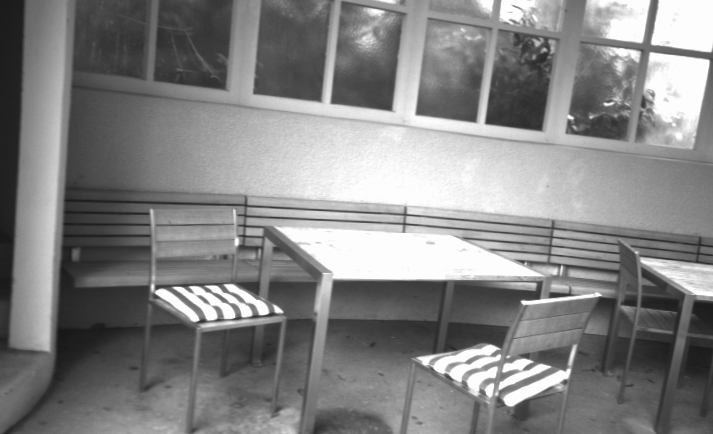
%> input picture images/terrace/im0.png, 713 x 434 px; its folder holds 2 pictures in this run
$ octave optimization.m   (GNU Octave 9; MATLAB toolbox functions it lacks are replaced by stand-ins)
%> lines starting %> are read from the running program, lines starting %| are printed output that depends on the picture
### rgb_to_gray.m
function gray_image = rgb_to_gray(input_image)
% Diese Funktion soll ein RGB-Bild in ein Graustufenbild umwandeln. Falls
% das Bild bereits in Graustufen vorliegt, soll es direkt zurueckgegeben werden.
[~,~,nChannels]=size(input_image);
%> nChannels = 3
if nChannels>1
    R=input_image(:,:,1);
    G=input_image(:,:,2);
    B=input_image(:,:,3);
    gray=0.299*double(R)+0.587*double(G)+0.114*double(B);
    gray_image=uint8(gray);
else
    gray_image=input_image;
end

end

### harris_detektor.m
function merkmale = harris_detektor(input_image, varargin)
% In dieser Funktion soll der Harris-Detektor implementiert werden, der
% Merkmalspunkte aus dem Bild extrahiert

%% Input parser
p=inputParser;
% default parameters
defaultSegmentLength=15;
defaultK=0.05;
defaultTau=10^6;
defaultDoPlot=false;
defaultMinDist=20;
defaultN=5;
% define validation functions
checkSegmentLength=@(x) isnumeric(x) && isscalar(x) && (x>1) && (mod(x,2)~=0);
checkK=@(x) isnumeric(x) && (x>=0) && (x<=1);
checkTau=@(x) isnumeric(x) && (x>0);
checkDoPlot=@(x) islogical(x);
checkMinDist=@(x) isnumeric(x) && (x>=1);
checkN=@(x) isnumeric(x) && (x>=1);
% add inputs
addRequired(p,'input_image');
addParameter(p,'segment_length',defaultSegmentLength,checkSegmentLength);
addParameter(p,'k',defaultK,checkK);
addParameter(p,'tau',defaultTau,checkTau);
addParameter(p,'do_plot',defaultDoPlot,checkDoPlot);
addParameter(p,'min_dist',defaultMinDist,checkMinDist);
addParameter(p,'tile_size',[200 200],@isnumeric);
addParameter(p,'N',defaultN,checkN);
% parse inputs
parse(p,input_image,varargin{:});

min_dist=p.Results.min_dist;
tile_size=p.Results.tile_size;
N=p.Results.N;
segment_length=p.Results.segment_length;
tau=p.Results.tau;
k=p.Results.k;
do_plot=p.Results.do_plot;

if numel(tile_size)==1
    tile_size=[tile_size,tile_size];
end


%% Vorbereitung zur Feature Detektion
% Pruefe ob es sich um ein Grauwertbild handelt
[~,~,nChannels]=size(input_image);
if nChannels~=1
    error('Image format has to be NxMx1');
end
input_image=double(input_image);
% Approximation des Bildgradienten
[Ix,Iy]=sobel_xy(input_image);
% Gewichtung
% we use a gaussian weighted vector with standar deviation proportional to segment_length (segment_length/10: small sigma in order to emphasize the central pixel)
w=fspecial('gaussian',[segment_length,1],segment_length/10);
% Harris Matrix G
% G11 (without for-loops)
G11=conv2(w,w,Ix.^2,'same');
% G12
G12=conv2(w,w,Ix.*Iy,'same');
% G22
G22=conv2(w,w,Iy.^2,'same');

%% Merkmalsextraktion ueber die Harrismessung
% Harrismessung
H=(G11.*G22-G12.^2)-k*((G11+G22).^2);
% Behandlung von Merkmalen am Rand des Bildes
rand=zeros(size(H));
c=ceil(segment_length/2);
rand((c+1):(size(H,1)-c),(c+1):(size(H,2)-c))=1;
% Berchnung von corners
corners=H.*rand;
corners(corners<=tau)=0;
corners=double(corners);
[r,c]=find(corners);
% kombinieren von den Vektoren r und c um merkmale zu extrahieren
merkmal=[c r]';

% [6 lines of commented-out code are left out]

%% Merkmalsvorbereitung
horz_nullrand=horzcat(zeros(size(corners,1),min_dist),corners,zeros(size(corners,1),min_dist));
vert_nullrand=vertcat(zeros(min_dist,2*min_dist+size(corners,2)),horz_nullrand,zeros(min_dist,2*min_dist+size(corners,2)));
corners=vert_nullrand;
[sorted_values,sorted_index]=sort(corners(:),'descend');
sorted_index(sorted_values==0)=[];

%% Akkumulatorfeld
% create AKKA matrix and initialize it with zeros
% the dimensions of the AKKA field are dependent of the the dimesions of the variable tile_size
% number of rows: height of input image divided by tile_size height
nHeight=ceil(size(input_image,1)/tile_size(1));
% number of columns: width of input image divided by tile_size width
nWidth=ceil(size(input_image,2)/tile_size(2));
AKKA=zeros(nHeight,nWidth);
% create merkmale matrix and initialize it with zeros
% its dimensions are dependent of the maximal number of features N per tile (defined by the user) and the number of non-zero features in sorted index
nFeatures=numel(sorted_index);
% number of rows:2
% number of columns: minimum between number of non zero features nFeatures and the maximal number of features in the AKKA matrix: number of array elements in AKKA multiplied by N
merkmaleD=zeros(2,min(nFeatures,numel(AKKA)*N));

%% Merkmalsbestimmung mit Mindestabstand und Maximalzahl pro Kachel
% [16 lines of commented-out code are left out]
counter=1;
tic;
for p=1:numel(sorted_index)
    % extract index of the current point
    idx=sorted_index(p);
    % only process current point if its value in the corners matrix is non-zero else proceed to the next one in sorted_index
    if corners(idx)==0
        continue;
    else
        % convert linear index into subscripts i.e. xy-coordinates in the corners matrix
        [r,c]=ind2sub(size(corners),idx);
        % determine the tile containing the current feature point and increment its value in the AKKA field
        x=floor((r-min_dist-1)/tile_size(1))+1;
        y=floor((c-min_dist-1)/tile_size(2))+1;
        % only increment if corresponding AKKA field's value is less than maximum number of features per tile N
        if AKKA(x,y)<N
            AKKA(x,y)=AKKA(x,y)+1;
            % store the feature in the merkmale matrix
            merkmale(:,counter)=[c-min_dist;r-min_dist];
            % plot it in the corners matrix
            %plot(c-min_dist,r-min_dist,'bo','LineWidth',2);
            % only increment counter if feature point is to be stored in the merkmale matrix
            counter=counter+1;
        elseif AKKA(x,y)==N % N has reached maximum allowed value per tile
            % set all others features in this tile to zero
            corners((x-1)*tile_size(1)+min_dist+1:x*tile_size(1)+min_dist,(y-1)*tile_size+min_dist+1:y*tile_size(2)+min_dist)=0;
        end
        % to avoid processing that further feature points whose distances to the current point are less than min_dist
        % set their values in the corners matrix to zero by multipling the surrounding region with the cake matrix of the same dimensions
        corners(r-min_dist:r+min_dist,c-min_dist:c+min_dist)=corners(r-min_dist:r+min_dist,c-min_dist:c+min_dist).*cake(min_dist);
    end
end

%hold off;
merkmale=merkmale(:,1:counter-1);
t=toc;
%disp([num2str(N),' strongest feature points per tile identified in: ',num2str(t),' seconds']);

% display AKKA field and compare number of feature points per tile visually with the help of the gridded corners matrix
% AKKA

%% Plot
if do_plot
    image(input_image);
    hold on;
    plot(merkmale(1,:),merkmale(2,:),'o');
end

end

### sobel_xy.m
function [Fx, Fy] = sobel_xy(input_image)
% In dieser Funktion soll das Sobel-Filter implementiert werden, welches
% ein Graustufenbild einliest und den Bildgradienten in x- sowie in
% y-Richtung zurueckgibt.

abFilter=[1 0 -1];
intFilter=[1 2 1];
Fx=conv2(intFilter,abFilter,input_image,'same');
Fy=conv2(abFilter,intFilter,input_image,'same');

end

### punkt_korrespondenzen.m
function Korrespondenzen = punkt_korrespondenzen(I1,I2,Mpt1,Mpt2,varargin)
% In dieser Funktion sollen die extrahierten Merkmalspunkte aus einer
% Stereo-Aufnahme mittels NCC verglichen werden um Korrespondenzpunktpaare
% zu ermitteln.

%% Input parser
% create an input parser
p=inputParser;
% declare default values
defaultWindowLength=25;
defaultMinCorr=0.95;
defaultDoPlot=false;
% define verification functions
checkWindowLength=@(x) isnumeric(x) && (mod(x,2)~=0) && (x>1);
checkMinCorr=@(x) isnumeric(x) && (x>0) && (x<1);
checkDoPlot=@(x) islogical(x);
% add variable to the input parser
addRequired(p,'I1');
addRequired(p,'I2');
addRequired(p,'Mpt1');
addRequired(p,'Mpt2');
addParameter(p,'window_length',defaultWindowLength,checkWindowLength);
addParameter(p,'min_corr',defaultMinCorr,checkMinCorr);
addParameter(p,'do_plot',defaultDoPlot,checkDoPlot);
% parse inputs
parse(p,I1,I2,Mpt1,Mpt2,varargin{:});

window_length=p.Results.window_length;
min_corr=p.Results.min_corr;
do_plot=p.Results.do_plot;

%% Merkmalsvorbereitung
figure(1);
imshow(I1);
hold on;
for p=1:size(Mpt1,2)
    plot(Mpt1(1,p),Mpt1(2,p),'bo'); % features in Mpt1 before removal of border features
end
figure(2);
imshow(I2);
hold on;
for p=1:size(Mpt2,2)
    plot(Mpt2(1,p),Mpt2(2,p),'bo'); % features in Mpt2 before removal of border features
end

% length and width of image 1
l1=size(I1,1);
w1=size(I1,2);
% length and width of image 2
l2=size(I2,1);
w2=size(I2,2);
pts1=[];
pts2=[];
% border
border=window_length/2;
% Mpt1
for p=1:size(Mpt1,2) % number of features in Mpt1: 1 column=1 feature
    % extract coordinates of current point
    x=Mpt1(1,p);
    y=Mpt1(2,p);
    if (x>=ceil(border)) & (x<=w1-floor(border)) & (y>=ceil(border)) & (y<=l1-floor(border))
        % if condition is fulfilled: point lies in the image center add it to pts1
        pts1=horzcat(pts1,[x;y]);
    else
        continue;
    end
end

% Mpt2
for p=1:size(Mpt2,2) % number of features in Mpt2: 1 column=1 feature
    % extract coordinates of current point
    x=Mpt2(1,p);
    y=Mpt2(2,p);
    if (x>=ceil(border)) & (x<=w2-floor(border)) & (y>=ceil(border)) & (y<=l2-floor(border))
        % if condition is fulfilled: point lies in the image center add it to pts2
        pts2=horzcat(pts2,[x;y]);
    else
        continue;
    end
end

Mpt1=pts1;
Mpt2=pts2;
% number of points in pts1 and pts2
no_pts1=size(Mpt1,2);
no_pts2=size(Mpt2,2);

%% optional: for visualization purposes: after features processing
% [10 lines of commented-out code are left out]

%% Normierung
% check dimensions of Mpt1 and Mpt2
size(Mpt1);
size(Mpt2);
% initialize Mat_feat_1 and Mat_feat_2 with zeros
% dimensions: rows number equals number of elements in the normalized window
% columns number equals number of features in Mpt1/2 as shown in the example of the assignment
Mat_feat_1=zeros(window_length^2,size(Mpt1,2));
Mat_feat_2=zeros(window_length^2,size(Mpt2,2)); % dimensions correct:approved by test bench
translation=-floor(window_length/2):floor(window_length/2);

for i=1:size(Mpt1,2)
    % determine window coordinates around each feature point
    % add indexes of the window elements. for window_length=3 we have vector -1:1, for 5: -2:2, etc.
    x=Mpt1(1,i)+translation;
    y=Mpt1(2,i)+translation;
    % take image values for these coordinates as window
    window=double(I1(y,x));
    % normalize the values with respect to the above formula: substract mean and divide by standard deviation
    % first, compute mean and standard deviation of the elements in the window
    mu=mean(window(:));
    sigma=std(window(:));
    % convert the matrix window in a column vetor and add it to mat_feat_1
    Mat_feat_1(:,i)=(window(:)-mu)/sigma;
end

for j=1:size(Mpt2,2)
    % determine window coordinates around each feature point
    % add indexes of the window elements. for window_length=3 we have vector -1:1, for 5: -2:2, etc.
    x=Mpt2(1,j)+translation;
    y=Mpt2(2,j)+translation;
    % take image values for these coordinates as window
    window=double(I2(y,x));
    % normalize the values with respect to the above formula: substract mean and divide by standard deviation
    % first, compute mean and standard deviation of the elements in the window
    mu=mean(window(:));
    sigma=std(window(:));
    % convert the matrix window in a column vetor and add it to mat_feat_2
    Mat_feat_2(:,j)=(window(:)-mu)/sigma;
end

%% NCC Brechnung
% N
N=window_length^2;
% NCC matrix
NCC=1/(N-1)*Mat_feat_2'*Mat_feat_1;
% set all values less than minimum correaltion threshold in the NCC matrix to zero
NCC(NCC<min_corr)=0;
% sort the correspondence values in the NCC matrix in a descending order
[sorted_value,sorted_index]=sort(NCC(:),'descend');
% eliminate the indices corresponding to the zero values in the NCC matrix
sorted_index(sorted_value==0)=[];

%% Korrespondenz
% initialize Korrespondenzen matrix
% k number of relevant features
K=min(no_pts1,no_pts2);
Korrespondenzen=zeros(4,K);
counter=1;
for i=1:numel(sorted_index)
    idx=sorted_index(i);
    % check if corresponding correspondence value in NCC matrix is still non zero
    if NCC(idx)==0
        continue;
    else
        % extract xy-coordinates using ind2sub
        [idx2,idx1]=ind2sub(size(NCC),idx);
        % set corresponding column to 0 to avoid allocating another correspondence point from image 2 to current point from image 1
        NCC(:,idx1)=0;
        % add points over each other starting by point from image 1 to the Korrespondenzen matrix
        Korrespondenzen(:,counter)=[Mpt1(:,idx1);Mpt2(:,idx2)];
        % increment counter
        counter=counter+1;
    end
end

Korrespondenzen=Korrespondenzen(:,1:counter-1);

%% Zeige die Korrespondenzpunktpaare an
if do_plot==true
    imshow(I1);
    hold on;
    imshow(I2);
    alpha(0.5);
    for i=1:size(Korrespondenzen,2)
        plot(Korrespondenzen(1,i),Korrespondenzen(2,i),'r.'); % plot first point in the column
        plot(Korrespondenzen(3,i),Korrespondenzen(4,i),'b.'); % plot second point in the column
        plot([Korrespondenzen(1,i) Korrespondenzen(3,i)],[Korrespondenzen(2,i) Korrespondenzen(4,i)]); % connect them with a line
    end
end

end

### F_ransac.m
function [Korrespondenzen_robust] = F_ransac(Korrespondenzen, varargin)
% Diese Funktion implementiert den RANSAC-Algorithmus zur Bestimmung von
% robusten Korrespondenzpunktpaaren

%% input parser
p=inputParser;
% default parameters
defaultEpsilon=0.5;
defaultP=0.5;
defaultTolerance=0.01;
% define validation functions
checkEpsilon=@(x) isnumeric(x) && (x>0) && (x<1);
checkP=@(x) isnumeric(x) && (x>0) && (x<1);
checkTolerance=@(x) isnumeric(x);
% add inputs
addRequired(p,'Korrespondenzen');
addParameter(p,'epsilon',defaultEpsilon,checkEpsilon);
addParameter(p,'P',defaultP,checkP);
addParameter(p,'tolerance',defaultTolerance,checkTolerance);
% parse inputs
parse(p,Korrespondenzen,varargin{:});
x1_pixel=[Korrespondenzen([1 2],:);ones(1,size(Korrespondenzen,2))];
x2_pixel=[Korrespondenzen([3 4],:);ones(1,size(Korrespondenzen,2))];

epsilon=p.Results.epsilon;
P=p.Results.P;
tolerance=p.Results.tolerance;

%% RANSAC Algorithmus Vorbereitung
% number of required points
k=8;
% iteration number
s=log(1-P)/log(1-(1-epsilon)^k);
% largest set size
largest_set_size=0;
% largest set distance
largest_set_dist=inf;
% buffer for fundamental matrix
largest_set_F=zeros(3,3);

%% RANSAC Algorithmus
% number of correspondence pairs in the data
number_pair=size(Korrespondenzen,2);
% set counter
i=1;
% while counter i is less than or equal number of iteration s, perform following steps
while i<=s
    % 1. estimate fundamental matrix F for k randomly chosen correspondence pairs using the 8-point algorithm
    %random_pair=datasample(Korrespondenzen,k,2,'Replace',false);
    % first, create vector of random non-repeatable indices within range [1 number_pair]
    random_idx=sort(randperm(number_pair,k),'ascend');
    % then perform 8-point algorithm
    F_random=achtpunktalgorithmus(Korrespondenzen(:,random_idx));
    % extract x1 and x2 and convert them to homogeneous coordinates
    x1_hom=[Korrespondenzen([1 2],:);ones(1,number_pair)];
    x2_hom=[Korrespondenzen([3 4],:);ones(1,number_pair)];
    F=achtpunktalgorithmus(Korrespondenzen);
    % 2. calculate Sampson distance for all correspondence pairs
    sampson=sampson_dist(F,x1_hom,x2_hom);
    % opt. calculate sampson distance for randomly chosen pairs
    sampson_random=sampson_dist(F_random,x1_hom,x2_hom);
    % 3. include each correspondence pair in the Consensus Set, whose sampson distance is less than tolerance
    consensus_set_idx=find(sampson<tolerance);
    % 4. determine actual consensus-set size and actual sum of sampson distances
    act_size=numel(consensus_set_idx);
    act_dist=sum(sampson(consensus_set_idx));
    % 5. compare these values with those of the previous consensus set
    if (act_size>largest_set_size) || ((act_size==largest_set_size) && (act_dist<largest_set_dist))
        % if one of the above conditions is fulfilled, set largest set size and absolute distance to the actual
        largest_set_size=act_size;
        largest_set_dist=act_dist;
        % store fundamental matrix F in largest_set_F
        largest_set_F=F_random;
        % 6. store information for largest_set_size
        largest_set_info=sampson_random<tolerance;
    end
    % increment counter at each iteration
    i=i+1;
end

% compute Korrespondenzen_robust
Korrespondenzen_robust=Korrespondenzen(:,largest_set_info);

end

### achtpunktalgorithmus.m
function [EF] = achtpunktalgorithmus(Korrespondenzen, K)
% Diese Funktion berechnet die Essentielle Matrix oder Fundamentalmatrix
% mittels 8-Punkt-Algorithmus, je nachdem, ob die Kalibrierungsmatrix 'K'
% vorliegt oder nicht

if nargin==1 % one function argument
    % extract x1 and x2 from Korrespondenzen matrix and convert to homogeneous coordinates
    % no need to calibrate the coordinates in x1 and x2
    x1=[Korrespondenzen([1 2],:);ones(1,size(Korrespondenzen,2))];
    x2=[Korrespondenzen([3 4],:);ones(1,size(Korrespondenzen,2))];
    % calculate matrix A
    A=zeros(size(Korrespondenzen,2),9);
    for i=1:size(A,1)
        a=zeros(1,9);
        count=1;
        % Kronecker product
        for j=1:3
            for k=1:3
                a(count)=x1(j,i)*x2(k,i);
                count=count+1;
            end
        end
        % add vector a to matrix A
        A(i,:)=a;
    end
    % compute V with Single Value Decomposition (SVD)
    % we only need V
    [~,~,V]=svd(A);

elseif nargin==2 % two function arguments (calibration matrix also given)
    % extract x1 and x2 from Korrespondenzen matrix and convert to homogeneous coordinates
    x1=[Korrespondenzen([1 2],:);ones(1,size(Korrespondenzen,2))];
    x2=[Korrespondenzen([3 4],:);ones(1,size(Korrespondenzen,2))];
    % we need to calibrate the coordinates in x1 and x2 (padded with zeros so that dimensions are appropriate) by dividing with the calibration matrix K
    x1=K\x1;
    x2=K\x2;
    % calculate matrix A
    A=zeros(size(Korrespondenzen,2),9);
    for i=1:size(A,1)
        a=zeros(1,9);
        count=1;
        % Kronecker product
        for j=1:3
            for k=1:3
                a(count)=x1(j,i)*x2(k,i);
                count=count+1;
            end
        end
        % add vector a to matrix A
        A(i,:)=a;
    end
    % compute V with Single Value Decomposition (SVD)
    % we only need V
    [~,~,V]=svd(A);

else
    error('Error: number of allowed function arguments exceeded!');
end

% Schaetzung der Matrizen
% we have V from the SVD, we need to compute G
% G is the unstacked version of G_s, which is the 9.th column of matrix V
G_s=V(:,end);
G=reshape(G_s,3,3);
% G isn't an essential matrix. Further steps need to be performed, in order to compute E
% Projection of G into set of normalized essential matrices:
% 1. calculate SVD of G
% 2. set first singular values to one
% 3. set last singular value to zero
[u,s,v]=svd(G);
% calculate essential matrix E
E=u*diag([1 1 0])*v';
if nargin==1 % only one function argument: output should be the fundamental matrix F
    % Fundamental matrix: keep first two singular values ans set the third to zero
    EF=u*diag([s(1,1) s(2,2) 0])*v';
elseif nargin==2 % two function arguments (K also given): output should be the essential matrix E
    EF=E;
else
    error('Error: number of allowed function arguments exceeded!');
end


end

### optimize_repro_error.m
function [opt_correspondences,opt_P1,opt_T,opt_R,opt_lambda,opt_x2_repro,opt_cam1,opt_cam2,min_error]=optimize_repro_error(I1,I2,K,n_iterations)
% convert images to grayscale
I1=rgb_to_gray(I1);
I2=rgb_to_gray(I2);
%> in rgb_to_gray (call 2), `R=input_image(:,:,1);`:
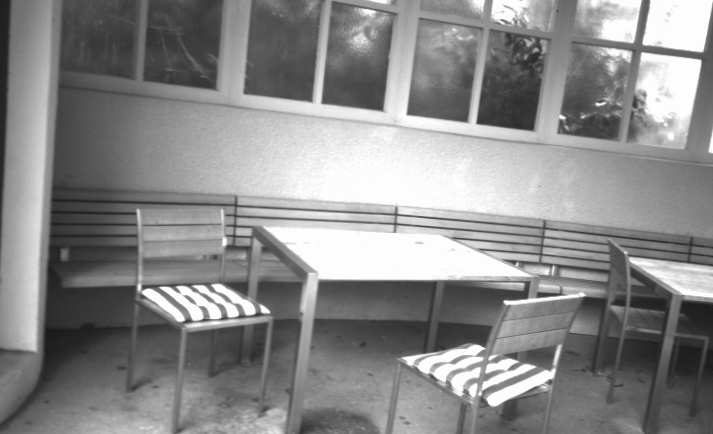
%> R: size 434x713 uint8; min 26, max 253, mean 137.4

min_error=9999.;

for i=1:n_iterations
    % Harris feature-detection
    features_image1=harris_detektor(I1,'segment_length',9,'k',0.05,'min_dist',40,'N',50,'do_plot',false);
    features_image2=harris_detektor(I2,'segment_length',9,'k',0.05,'min_dist',40,'N',50,'do_plot',false);

    % correspondence search
    current_correspondences=punkt_korrespondenzen(I1,I2,features_image1,features_image2,'window_length',25,'min_corr',0.9,'do_plot',false);

    % find robust correspondence pairs using RANSAC
    current_correspondences_robust=F_ransac(current_correspondences,'p',0.99);

    % compute essential matrix
    current_E=achtpunktalgorithmus(current_correspondences_robust,K);

    % compute T1,T2,R1 and R2 from essential matrix E
    [T1,R1,T2,R2,~,~]=TR_aus_E(current_E);

    % reconstruction
    [current_T,current_R,current_lambda,current_P1,current_cam1,current_cam2]=rekonstruktion(T1,T2,R1,R2,current_correspondences,K);

    % projection
    [current_repro_error,current_x2_repro]=rueckprojektion(current_correspondences,current_P1,I2,current_T,current_R,K);

    if current_repro_error<min_error
        min_error=current_repro_error;
        opt_correspondences=current_correspondences;
        opt_P1=current_P1;
        opt_T=current_T;
        opt_R=current_R;
        opt_x2_repro=current_x2_repro;
        opt_lambda=current_lambda;
        opt_cam1=current_cam1;
        opt_cam2=current_cam2;
    end

    if abs(min_error-current_repro_error)/min_error<=.01
        break;
    end
end
%> this loop made 1 pass
%> (current_repro_error, min_error, opt_T, opt_cam1, opt_cam2) on pass 1: (16.05, 16.05, [-1; -7.58e-16; -1.99e-14], [-0.2 0.2 0.2 -0.2; 0.2 0.2 -0.2 -0.2; 1 1 1 1], [0.8 1.2 1.2 0.8; 0.2 0.2 -0.2 -0.2; 1 1 1 1])
%> pass 1, in sobel_xy, `Fx=conv2(intFilter,abFilter,input_image,'same');`:
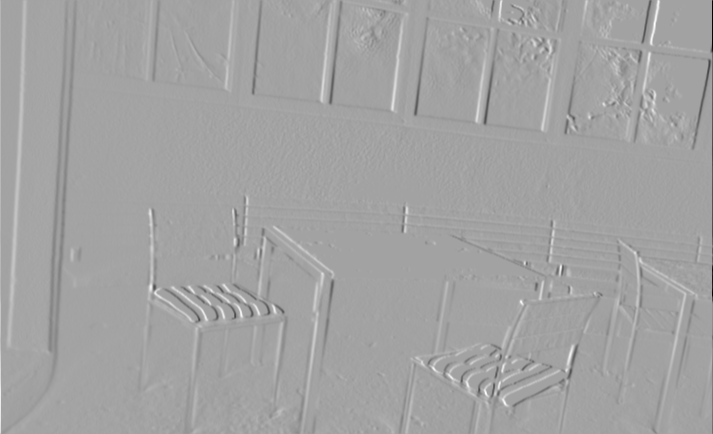
%> Fx: size 434x713 double; min -1012, max 572, mean 0.4; drawn with min black and max white
%> pass 1, in sobel_xy, `Fy=conv2(abFilter,intFilter,input_image,'same');`:
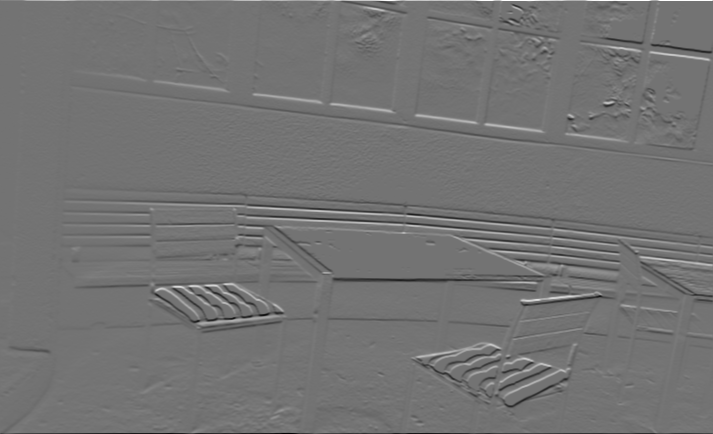
%> Fy: size 434x713 double; min -837, max 1012, mean -0.2; drawn with min black and max white
%> after the loop, opt_P1 = 47 columns, first 8: [4.67 27.17 7.25 -5.04 -7.49 -3.33 -25.5 -12.39; -12.85 5.89 5.69 -14.11 14.46 6.69 9.63 -13.65; 81.32 60.25 72.83 81.31 55.44 51.42 55.47 72.78]; opt_correspondences = 47 columns, first 8: [417 697 447 332 280 330 49 255; 115 297 283 104 413 320 351 94; 408 685 437 323 267 316 36 245; 115 297 283 104 413 320 351 94]; opt_lambda = 47 rows, first 12: [81.32 81.35; 60.25 60.26; 72.83 72.84; 81.31 81.34; 55.44 55.45; 51.42 51.43; 55.47 55.48; 72.78 72.8; 92.2 92.23; 47.91 47.92; 51.39 51.4; 55.45 55.46]; opt_x2_repro = 47 columns, first 8: [408.3 685.2 437.2 323.2 267.2 316.2 36.17 245.2; 115 297 283 104 413 320 351 94; 1 1 1 1 1 1 1 1]
%> (the rest of the program and of its run is left out)
